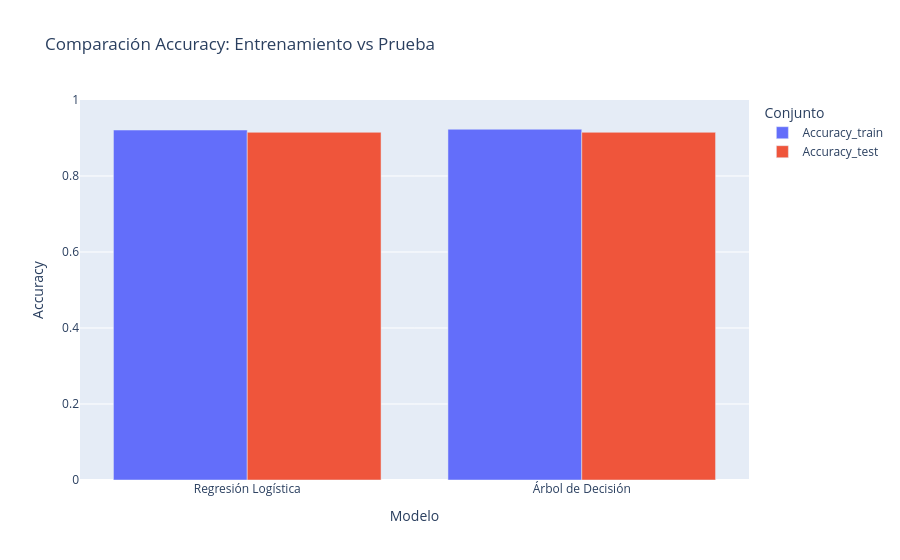

This figure's notebook cell:
### Markdown cell above
## 29. Comparación Train vs Test (detección de overfitting)

Comparamos accuracy en entrenamiento y prueba: si `train` es mucho mayor que `test`, el modelo memoriza; si son parecidos, es estable.

### Code cell
filas = []
for nombre, modelo in [("Regresión Logística", modelo_log), ("Árbol de Decisión", modelo_arbol)]:
    acc_tr = accuracy_score(y_train, modelo.predict(X_train))
    acc_te = accuracy_score(y_test, modelo.predict(X_test))
    filas.append({"Modelo": nombre, "Accuracy_train": round(acc_tr,3),
                  "Accuracy_test": round(acc_te,3), "Diferencia": round(acc_tr-acc_te,3)})
df_train_test = pd.DataFrame(filas)
print(df_train_test.to_string(index=False))

fig_tt = px.bar(
    df_train_test.melt(id_vars="Modelo", value_vars=["Accuracy_train","Accuracy_test"],
                       var_name="Conjunto", value_name="Accuracy"),
    x="Modelo", y="Accuracy", color="Conjunto", barmode="group",
    title="Comparación Accuracy: Entrenamiento vs Prueba", range_y=[0,1])
fig_tt.show()

### Figure 1 — Plotly figure (JSON) as saved in the notebook; plotly's stock layout.template omitted (floating-point values rounded to 4 significant figures)
{"data": [{"alignmentgroup": "True", "hovertemplate": "Conjunto=Accuracy_train<br>Modelo=%{x}<br>Accuracy=%{y}<extra></extra>", "legendgroup": "Accuracy_train", "marker": {"color": "#636efa", "pattern": {"shape": ""}}, "name": "Accuracy_train", "offsetgroup": "Accuracy_train", "orientation": "v", "showlegend": true, "textposition": "auto", "type": "bar", "x": ["Regresión Logística", "Árbol de Decisión"], "xaxis": "x", "y": [0.921, 0.923], "yaxis": "y"}, {"alignmentgroup": "True", "hovertemplate": "Conjunto=Accuracy_test<br>Modelo=%{x}<br>Accuracy=%{y}<extra></extra>", "legendgroup": "Accuracy_test", "marker": {"color": "#EF553B", "pattern": {"shape": ""}}, "name": "Accuracy_test", "offsetgroup": "Accuracy_test", "orientation": "v", "showlegend": true, "textposition": "auto", "type": "bar", "x": ["Regresión Logística", "Árbol de Decisión"], "xaxis": "x", "y": [0.915, 0.915], "yaxis": "y"}], "layout": {"barmode": "group", "legend": {"title": {"text": "Conjunto"}, "tracegroupgap": 0}, "title": {"text": "Comparación Accuracy: Entrenamiento vs Prueba"}, "xaxis": {"anchor": "y", "domain": [0, 1], "title": {"text": "Modelo"}}, "yaxis": {"anchor": "x", "domain": [0, 1], "range": [0, 1], "title": {"text": "Accuracy"}}}}
